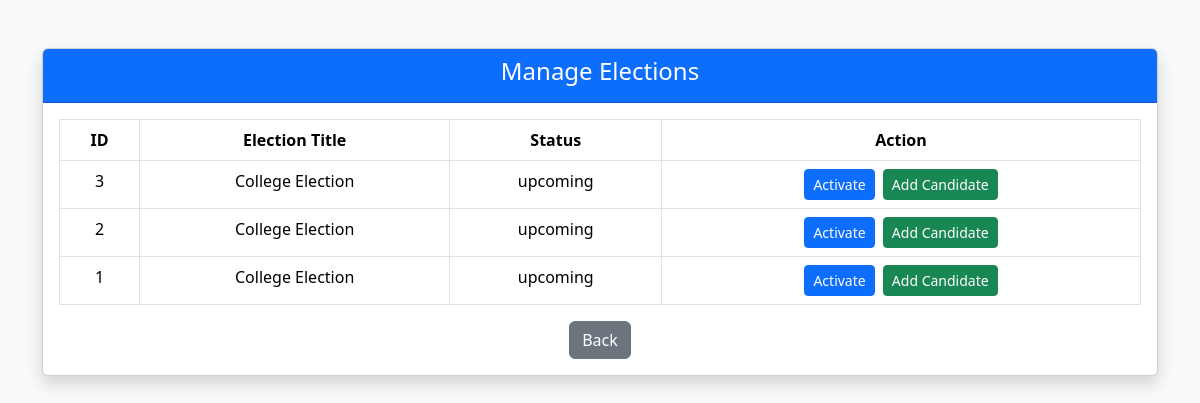
Before: /admin/elections (signed in) with the older database file.
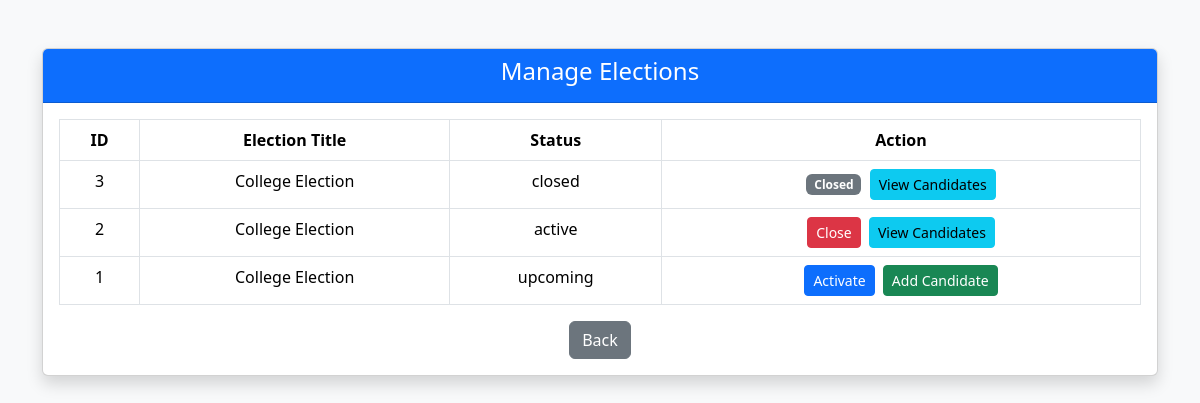
After: the same page with the newer database file.
### tables this page shows
CREATE TABLE elections (
            id INTEGER PRIMARY KEY AUTOINCREMENT,
            title TEXT NOT NULL,
            description TEXT,
            status TEXT CHECK(status IN ('upcoming', 'active', 'closed')) NOT NULL DEFAULT 'upcoming',
            created_by INTEGER NOT NULL
        );

### app.py (the view)
@app.route("/admin/elections")
@login_required
@admin_required
def admin_elections():
    conn = get_db_connection()
    elections = conn.execute(
        "SELECT * FROM elections ORDER BY id DESC"
    ).fetchall()
    conn.close()
    return render_template("admin/manage_elections.html", elections=elections)

### app.py (called while the page is built)
def get_db_connection():
    conn = sqlite3.connect(DATABASE)
    conn.row_factory = sqlite3.Row
    return conn

def login_required(view_func):
    @wraps(view_func)
    def wrapper(*args, **kwargs):
        if "user_id" not in session:
            flash("Please login first", "danger")
            return redirect(url_for("login"))
        return view_func(*args, **kwargs)
    return wrapper

def admin_required(view_func):
    @wraps(view_func)
    def wrapper(*args, **kwargs):
        if "user_id" not in session:
            flash("Please login first", "danger")
            return redirect(url_for("login"))
        if session.get("role") != "admin":
            flash("Admin access required", "danger")
            return redirect(url_for("login"))
        return view_func(*args, **kwargs)
    return wrapper

### templates/admin/manage_elections.html (shortened to what this page needs)
<!DOCTYPE html>
<html lang="en">
<head>
    <link href="https://cdn.jsdelivr.net/npm/bootstrap@5.3.2/dist/css/bootstrap.min.css" rel="stylesheet">
</head>
<body class="bg-light">
<div class="container mt-5">
    <div class="card shadow">
        <div class="card-header bg-primary text-white text-center">
            <h4>Manage Elections</h4>
        </div>
        <div class="card-body">
            {% if elections %}
            <table class="table table-bordered text-center">
                <thead>
                    <tr>
                        <th>ID</th>
                        <th>Election Title</th>
                        <th>Status</th>
                        <th>Action</th>
                    </tr>
                </thead>
                <tbody>
                    {% for election in elections %}
                    <tr>
                        <td>{{ election.id }}</td>
                        <td>{{ election.title }}</td>
                        <td>{{ election.status }}</td>
                        <td>
                            {% if election.status == "upcoming" %}
                                <form action="/admin/activate-election/{{ election.id }}" method="post" class="d-inline">
                                    <button class="btn btn-sm btn-primary">Activate</button>
                                </form>
                                <a href="/admin/add-candidate/{{ election.id }}"
                                class="btn btn-sm btn-success ms-1">
                                    Add Candidate
                                </a>
                            {% elif election.status == "active" %}
                                <form action="/admin/close-election/{{ election.id }}" method="post" class="d-inline">
                                    <button class="btn btn-sm btn-danger">Close</button>
                                </form>
                                <a href="/admin/election/{{ election.id }}/candidates"
                                class="btn btn-sm btn-info ms-1">
                                    View Candidates
                                </a>
                            {% else %}
                                <span class="badge bg-secondary">Closed</span>
                                <a href="/admin/election/{{ election.id }}/candidates"
                                class="btn btn-sm btn-info ms-1">
                                    View Candidates
                                </a>
                            {% endif %}
                        </td>
                    </tr>
                    {% endfor %}
                </tbody>
            </table>
            {% else %}
                <p class="text-center text-muted">No elections created yet.</p>
            {% endif %}
            <div class="text-center mt-3">
                <a href="/admin" class="btn btn-secondary">Back</a>
            </div>
        </div>
    </div>
</div>
</body>
</html>

Changed rows visible on the page:
changed elections id 3: status "upcoming" → "closed"; status "Activate Add Candidate" → "Closed View Candidates"
changed elections id 2: status "upcoming" → "active"; status "Activate Add Candidate" → "Close View Candidates"
